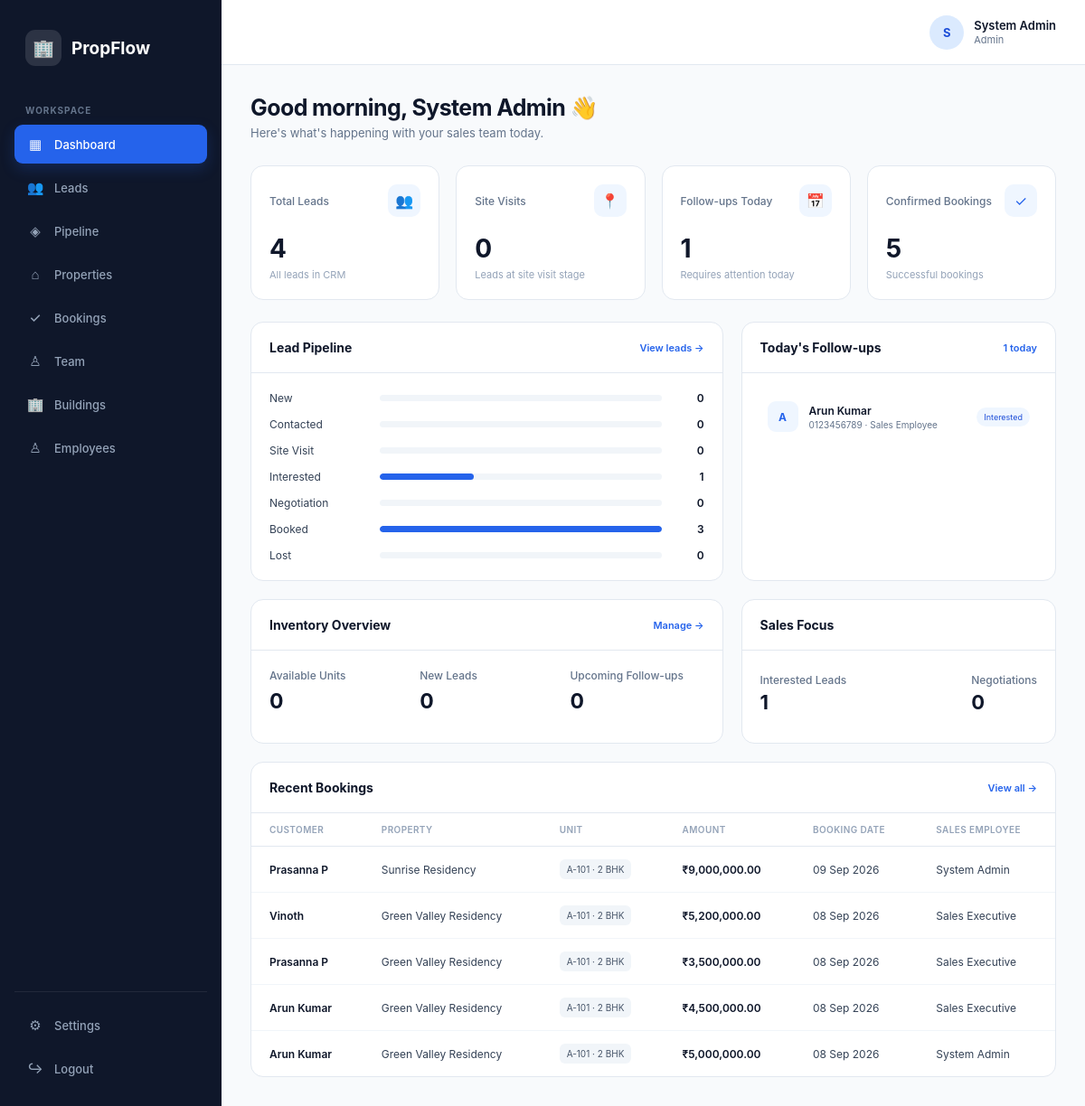
Page /admin/dashboard.php (signed in) on the committed database.
### tables this page shows
CREATE TABLE `users` (
  `id` int(10) UNSIGNED NOT NULL,
  `name` varchar(100) NOT NULL,
  `email` varchar(150) NOT NULL,
  `password` varchar(255) NOT NULL,
  `role` enum('admin','sales') NOT NULL DEFAULT 'sales',
  `status` enum('active','inactive') NOT NULL DEFAULT 'active',
  `created_at` timestamp NOT NULL DEFAULT current_timestamp(),
  `updated_at` timestamp NOT NULL DEFAULT current_timestamp() ON UPDATE current_timestamp()
);

CREATE TABLE `leads` (
  `id` int(10) UNSIGNED NOT NULL,
  `name` varchar(150) NOT NULL,
  `phone` varchar(30) NOT NULL,
  `email` varchar(150) DEFAULT NULL,
  `source` varchar(100) DEFAULT NULL,
  `stage` enum('New','Contacted','Site Visit','Interested','Negotiation','Booked','Lost') NOT NULL DEFAULT 'New',
  `assigned_to` int(10) UNSIGNED DEFAULT NULL,
  `follow_up_date` date DEFAULT NULL,
  `notes` text DEFAULT NULL,
  `created_at` timestamp NOT NULL DEFAULT current_timestamp(),
  `updated_at` timestamp NOT NULL DEFAULT current_timestamp() ON UPDATE current_timestamp()
);

CREATE TABLE `bookings` (
  `id` int(10) UNSIGNED NOT NULL,
  `lead_id` int(10) UNSIGNED NOT NULL,
  `unit_id` int(10) UNSIGNED NOT NULL,
  `booked_by` int(10) UNSIGNED NOT NULL,
  `booking_date` date NOT NULL,
  `amount` decimal(15,2) NOT NULL DEFAULT 0.00,
  `status` enum('Confirmed','Cancelled') NOT NULL DEFAULT 'Confirmed',
  `notes` text DEFAULT NULL,
  `created_at` timestamp NOT NULL DEFAULT current_timestamp(),
  `updated_at` timestamp NOT NULL DEFAULT current_timestamp() ON UPDATE current_timestamp()
);

CREATE TABLE `projects` (
  `id` int(10) UNSIGNED NOT NULL,
  `name` varchar(150) NOT NULL,
  `location` varchar(255) NOT NULL,
  `description` text DEFAULT NULL,
  `status` enum('active','inactive') NOT NULL DEFAULT 'active',
  `created_at` timestamp NOT NULL DEFAULT current_timestamp(),
  `updated_at` timestamp NOT NULL DEFAULT current_timestamp() ON UPDATE current_timestamp()
);

CREATE TABLE `units` (
  `id` int(10) UNSIGNED NOT NULL,
  `building_id` int(10) UNSIGNED NOT NULL,
  `unit_number` varchar(50) NOT NULL,
  `type` enum('1 BHK','2 BHK','3 BHK','4 BHK','Villa','Commercial') NOT NULL,
  `floor` int(10) UNSIGNED NOT NULL DEFAULT 1,
  `price` decimal(15,2) NOT NULL DEFAULT 0.00,
  `status` enum('available','reserved','booked','blocked') NOT NULL DEFAULT 'available',
  `description` text DEFAULT NULL,
  `created_at` timestamp NOT NULL DEFAULT current_timestamp(),
  `updated_at` timestamp NOT NULL DEFAULT current_timestamp() ON UPDATE current_timestamp()
);

### admin/dashboard.php (the view, shortened to what the rows shown need)
<?php
require_once "../includes/auth.php";
$user = currentUser();
$stmt = $pdo->query(" SELECT
        l.id,
        l.name,
        l.phone,
        l.stage,
        l.follow_up_date,
        u.name AS assigned_name
    FROM leads l
    LEFT JOIN users u
        ON l.assigned_to = u.id
    WHERE l.follow_up_date = CURDATE()
    AND l.stage NOT IN ('Booked', 'Lost')
    ORDER BY l.id DESC
    LIMIT 5
");
$followups = $stmt->fetchAll();
$stmt = $pdo->query(" SELECT
        b.id,
        b.booking_date,
        b.amount,
        l.name AS lead_name,
        u.unit_number,
        u.type AS unit_type,
        bu.name AS building_name,
        p.name AS project_name,
        usr.name AS booked_by_name
    FROM bookings b
    INNER JOIN leads l
        ON b.lead_id = l.id
    INNER JOIN units u
        ON b.unit_id = u.id
    INNER JOIN buildings bu
        ON u.building_id = bu.id
    INNER JOIN projects p
        ON bu.project_id = p.id
    INNER JOIN users usr
        ON b.booked_by = usr.id
    WHERE b.status = 'Confirmed'
    ORDER BY b.created_at DESC
    LIMIT 5
");
$recentBookings = $stmt->fetchAll();
?>
<!DOCTYPE html>
<html lang="en">
<head>
</head>
<body>
<main class="main">
    <header class="topbar">
        <div class="profile">
            <div class="avatar">
                <?= strtoupper(
                    substr($user["name"], 0, 1)
                ) ?>
            </div>
            <div class="profile-info">
                <div class="profile-name">
                    <?= htmlspecialchars(
                        $user["name"]
                    ) ?>
                </div>
                <div class="profile-role">
                    <?= htmlspecialchars(
                        $user["role"]
                    ) ?>
                </div>
            </div>
        </div>
    </header>
    <section class="content">
        <div class="welcome">
            <h1>
                Good morning, <?= htmlspecialchars($user["name"]) ?> 👋
            </h1>
            <p>
                Here's what's happening with your sales team today.
            </p>
        </div>
        <div class="dashboard-grid">
            <div class="card">
                <div class="card-header">
                    <h2>
                        Lead Pipeline
                    </h2>
                </div>
            </div>
            <div class="card">
                <div class="card-header">
                    <h2>
                        Today's Follow-ups
                    </h2>
                </div>
                <div class="card-body">
                    <?php if (empty($followups)): ?>
                        <div class="empty-state">
                            🎉 No follow-ups scheduled for today.
                        </div>
                    <?php else: ?>
                        <div class="followup-list">
                            <?php foreach ($followups as $lead): ?>
                                <div class="followup-item">
                                    <div class="followup-avatar">
                                        <?= strtoupper(
                                            substr(
                                                $lead["name"],
                                                0,
                                                1
                                            )
                                        ) ?>
                                    </div>
                                    <div class="followup-info">
                                        <div class="followup-name">
                                            <?= htmlspecialchars(
                                                $lead["name"]
                                            ) ?>
                                        </div>
                                        <div class="followup-meta">
                                            <?= htmlspecialchars(
                                                $lead["phone"]
                                            ) ?>
                                            <?php if ($lead["assigned_name"]): ?>
                                                · <?= htmlspecialchars(
                                                    $lead["assigned_name"]
                                                ) ?>
                                            <?php endif; ?>
                                        </div>
                                    </div>
                                    <span class="stage-badge">
                                        <?= htmlspecialchars(
                                            $lead["stage"]
                                        ) ?>
                                    </span>
                                </div>
                            <?php endforeach; ?>
                        </div>
                    <?php endif; ?>
                </div>
            </div>
        </div>
        <div class="dashboard-grid">
            <div class="card">
                <div class="card-header">
                    <h2>
                        Inventory Overview
                    </h2>
                </div>
            </div>
            <div class="card">
                <div class="card-header">
                    <h2>
                        Sales Focus
                    </h2>
                </div>
            </div>
        </div>
        <div class="card">
            <div class="card-header">
                <h2>
                    Recent Bookings
                </h2>
            </div>
            <?php if (empty($recentBookings)): ?>
                <div class="empty-state">
                    📋 No confirmed bookings yet.
                </div>
            <?php else: ?>
                <div class="table-wrapper">
                    <table>
                        <thead>
                            <tr>
                                <th>
                                    Customer
                                </th>
                                <th>
                                    Property
                                </th>
                                <th>
                                    Unit
                                </th>
                                <th>
                                    Amount
                                </th>
                                <th>
                                    Booking Date
                                </th>
                                <th>
                                    Sales Employee
                                </th>
                            </tr>
                        </thead>
                        <tbody>
                            <?php foreach (
                                $recentBookings
                                as $booking
                            ): ?>
                                <tr>
                                    <td class="lead-cell">
                                        <?= htmlspecialchars(
                                            $booking["lead_name"]
                                        ) ?>
                                    </td>
                                    <td>
                                        <?= htmlspecialchars(
                                            $booking["project_name"]
                                        ) ?>
                                    </td>
                                    <td>
                                        <span class="unit-badge">
                                            <?= htmlspecialchars(
                                                $booking["unit_number"]
                                            ) ?>
                                            ·
                                            <?= htmlspecialchars(
                                                $booking["unit_type"]
                                            ) ?>
                                        </span>
                                    </td>
                                    <td class="amount">
                                        ₹<?= number_format(
                                            $booking["amount"],
                                            2
                                        ) ?>
                                    </td>
                                    <td>
                                        <?= date(
                                            "d M Y",
                                            strtotime(
                                                $booking["booking_date"]
                                            )
                                        ) ?>
                                    </td>
                                    <td>
                                        <?= htmlspecialchars(
                                            $booking["booked_by_name"]
                                        ) ?>
                                    </td>
                                </tr>
                            <?php endforeach; ?>
                        </tbody>
                    </table>
                </div>
            <?php endif; ?>
        </div>
    </section>
</main>
</body>
</html>

### rows in the picture
users: name "S", name "System Admin"
leads: name "A", name "Arun Kumar", phone "0123456789", assigned_to.name "Sales Employee", stage "Interested"
bookings: lead.name "Prasanna P", projects.name "Sunrise Residency", unit.unit_number "A-101", unit.type "2 BHK", amount "9,000,000.00", booking_date "09 Sep 2026", booked_by.name "System Admin"
bookings: lead.name "Vinoth", projects.name "Green Valley Residency", unit.unit_number "A-101", unit.type "2 BHK", amount "5,200,000.00", booking_date "08 Sep 2026", booked_by.name "Sales Executive"
bookings: lead.name "Prasanna P", projects.name "Green Valley Residency", unit.unit_number "A-101", unit.type "2 BHK", amount "3,500,000.00", booking_date "08 Sep 2026", booked_by.name "Sales Executive"
bookings: lead.name "Arun Kumar", projects.name "Green Valley Residency", unit.unit_number "A-101", unit.type "2 BHK", amount "4,500,000.00", booking_date "08 Sep 2026", booked_by.name "Sales Executive"
bookings: lead.name "Arun Kumar", projects.name "Green Valley Residency", unit.unit_number "A-101", unit.type "2 BHK", amount "5,000,000.00", booking_date "08 Sep 2026", booked_by.name "System Admin"

### other values in the picture
$user["role"] "Admin"
$totalLeads "4"
$siteVisits "0"
$todayFollowups "1"
$totalBookings "5"
$stage "New"
$count "0"
$stage "Contacted"
$stage "Site Visit"
$stage "Interested"
$count "1"
$stage "Negotiation"
$stage "Booked"
$count "3"
$stage "Lost"
